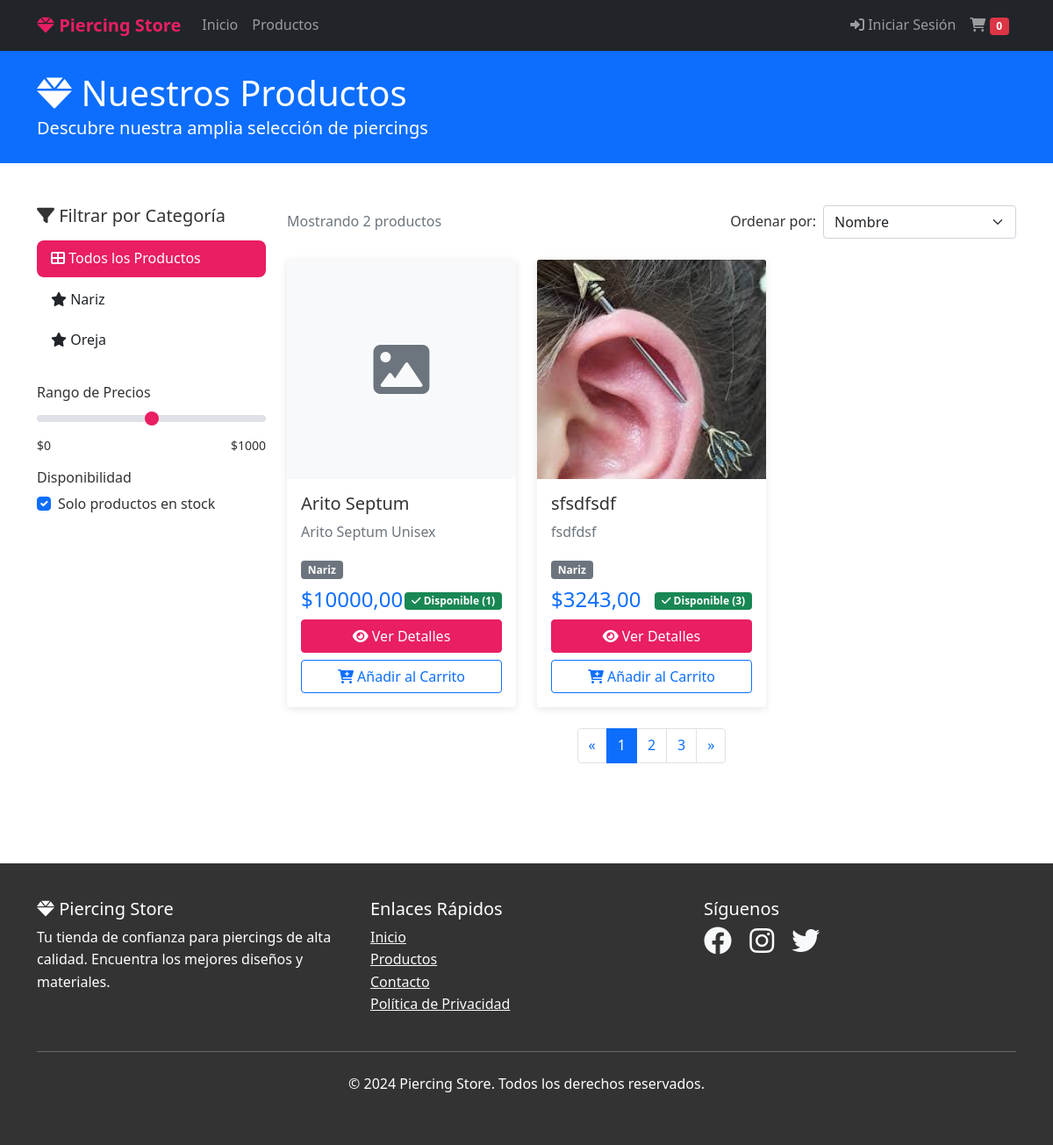
/productos/, run on the app's committed database.
### tienda/models.py (models this page shows, shortened)
class Categoria(models.Model):
    nombre = models.CharField(max_length=100)
    descripcion = models.TextField(blank=True)
    class Meta:
        verbose_name_plural = "Categorías"

class Producto(models.Model):
    nombre = models.CharField(max_length=200)
    descripcion = models.TextField()
    precio = models.DecimalField(max_digits=10, decimal_places=2)
    categoria = models.ForeignKey(Categoria, on_delete=models.CASCADE)
    imagen = models.ImageField(upload_to='productos/', blank=True, null=True)
    stock = models.IntegerField(default=0)
    activo = models.BooleanField(default=True)
    fecha_creacion = models.DateTimeField(auto_now_add=True)
    class Meta:
        verbose_name_plural = "Productos"

### tienda/views.py (the view)
# urls.py: path('productos/', views.lista_productos, name='productos'),
def lista_productos(request):
    productos = Producto.objects.filter(activo=True)
    categorias = Categoria.objects.all()
    categoria_id = request.GET.get('categoria')
    if categoria_id:
        productos = productos.filter(categoria_id=categoria_id)
    return render(request, 'tienda/productos.html', {
        'productos': productos,
        'categorias': categorias
    })

### tienda/templates/tienda/productos.html (shortened to what this page needs)
{% extends 'tienda/base.html' %}
{% block content %}
<div class="bg-primary text-white py-4">
    <div class="container">
        <h1 class="display-6 mb-0">
            <i class="fas fa-gem"></i> Nuestros Productos
        </h1>
        <p class="lead mb-0">Descubre nuestra amplia selección de piercings</p>
    </div>
</div>
<div class="container py-5">
    <div class="row">
        <div class="col-lg-3 mb-4">
            <div class="category-filter">
                <h5 class="mb-3">
                    <i class="fas fa-filter"></i> Filtrar por Categoría
                </h5>
                <div class="list-group">
                    <a href="{% url 'tienda:productos' %}"
                       class="list-group-item list-group-item-action {% if not request.GET.categoria %}active{% endif %}">
                        <i class="fas fa-th-large"></i> Todos los Productos
                    </a>
                    {% for categoria in categorias %}
                        <a href="{% url 'tienda:productos' %}?categoria={{ categoria.id }}"
                           class="list-group-item list-group-item-action {% if request.GET.categoria == categoria.id|stringformat:'s' %}active{% endif %}">
                            <i class="fas fa-star"></i> {{ categoria.nombre }}
                        </a>
                    {% endfor %}
                </div>
                <div class="mt-4">
                    <h6>Rango de Precios</h6>
                    <div class="mb-3">
                        <input type="range" class="form-range" min="0" max="1000" value="500" id="priceRange">
                        <div class="d-flex justify-content-between">
                            <small>$0</small>
                            <small>$1000</small>
                        </div>
                    </div>
                </div>
                <div class="mt-3">
                    <h6>Disponibilidad</h6>
                    <div class="form-check">
                        <input class="form-check-input" type="checkbox" id="inStock" checked>
                        <label class="form-check-label" for="inStock">
                            Solo productos en stock
                        </label>
                    </div>
                </div>
            </div>
        </div>
        <div class="col-lg-9">
            <div class="d-flex justify-content-between align-items-center mb-4">
                <div>
                    <span class="text-muted">
                        Mostrando {{ productos|length }} productos
                    </span>
                </div>
                <div class="d-flex align-items-center">
                    <label class="form-label me-2 mb-0">Ordenar por:</label>
                    <select class="form-select" style="width: auto;" id="sortSelect">
                        <option value="name">Nombre</option>
                    </select>
                </div>
            </div>
            <div class="row" id="productGrid">
                {% for producto in productos %}
                    <div class="col-md-6 col-lg-4 mb-4 product-item"
                         data-price="{{ producto.precio }}"
                         data-name="{{ producto.nombre|lower }}"
                         data-stock="{{ producto.stock }}">
                        <div class="card product-card h-100">
                            {% if producto.imagen %}
                                <img src="{{ producto.imagen.url }}"
                                     class="card-img-top"
                                     alt="{{ producto.nombre }}"
                                     style="height: 250px; object-fit: cover;">
                            {% else %}
                                <div class="card-img-top bg-light d-flex align-items-center justify-content-center"
                                     style="height: 250px;">
                                    <i class="fas fa-image fa-4x text-muted"></i>
                                </div>
                            {% endif %}
                            <div class="card-body d-flex flex-column">
                                <h5 class="card-title">{{ producto.nombre }}</h5>
                                <p class="card-text text-muted">
                                    {{ producto.descripcion|truncatewords:15 }}
                                </p>
                                <div class="mb-2">
                                    <span class="badge bg-secondary">{{ producto.categoria.nombre }}</span>
                                </div>
                                <div class="mt-auto">
                                    <div class="d-flex justify-content-between align-items-center mb-2">
                                        <span class="h4 text-primary mb-0">${{ producto.precio }}</span>
                                        <div>
                                            {% if producto.stock > 0 %}
                                                <span class="badge bg-success">
                                                    <i class="fas fa-check"></i> Disponible ({{ producto.stock }})
                                                </span>
                                            {% else %}
                                                <span class="badge bg-danger">
                                                    <i class="fas fa-times"></i> Agotado
                                                </span>
                                            {% endif %}
                                        </div>
                                    </div>
                                    <div class="d-grid gap-2">
                                        <a href="{% url 'tienda:detalle' producto.id %}"
                                           class="btn btn-primary">
                                            <i class="fas fa-eye"></i> Ver Detalles
                                        </a>
                                        {% if producto.stock > 0 %}
                                            <button class="btn btn-outline-primary"
                                                    onclick="addToCart({{ producto.id }}, '{{ producto.nombre }}', {{ producto.precio }})">
                                                <i class="fas fa-cart-plus"></i> Añadir al Carrito
                                            </button>
                                        {% else %}
                                            <button class="btn btn-outline-secondary" disabled>
                                                <i class="fas fa-ban"></i> No Disponible
                                            </button>
                                        {% endif %}
                                    </div>
                                </div>
                            </div>
                        </div>
                    </div>
                {% endfor %}
            </div>
            {% if productos %}
                <nav aria-label="Paginación de productos">
                    <ul class="pagination justify-content-center">
                        <li class="page-item">
                            <a class="page-link" href="#" aria-label="Anterior">
                                <span aria-hidden="true">&laquo;</span>
                            </a>
                        </li>
                        <li class="page-item active"><a class="page-link" href="#">1</a></li>
                        <li class="page-item"><a class="page-link" href="#">2</a></li>
                        <li class="page-item"><a class="page-link" href="#">3</a></li>
                        <li class="page-item">
                            <a class="page-link" href="#" aria-label="Siguiente">
                                <span aria-hidden="true">&raquo;</span>
                            </a>
                        </li>
                    </ul>
                </nav>
            {% endif %}
        </div>
    </div>
</div>
{% endblock %}

### tienda/templates/tienda/base.html (style rules this page uses)
body { font-family: 'Segoe UI', Tahoma, Geneva, Verdana, sans-serif; line-height: 1.6; color: #333; }
.btn-primary { background-color: #e91e63; border-color: #e91e63; }
.product-card { transition: transform 0.3s ease; border: none; box-shadow: 0 2px 10px rgba(0,0,0,0.1); }

### tienda/templates/tienda/productos.html (style rules this page uses)
.product-item { transition: all 0.3s ease; }
.list-group-item { border: none; border-radius: 8px !important; margin-bottom: 5px; }
.list-group-item.active { background-color: #e91e63; border-color: #e91e63; }

### data on the page
Categoria: nombre "Nariz"
Categoria: nombre "Oreja"
Producto: nombre "Arito Septum", descripcion "Arito Septum Unisex", categoria.nombre "Nariz", precio "10000,00", stock "1"
Producto: imagen (picture), nombre "sfsdfsdf", descripcion "fsdfdsf", categoria.nombre "Nariz", precio "3243,00", stock "3"

### other printed values
{{ productos|length }} "2"
